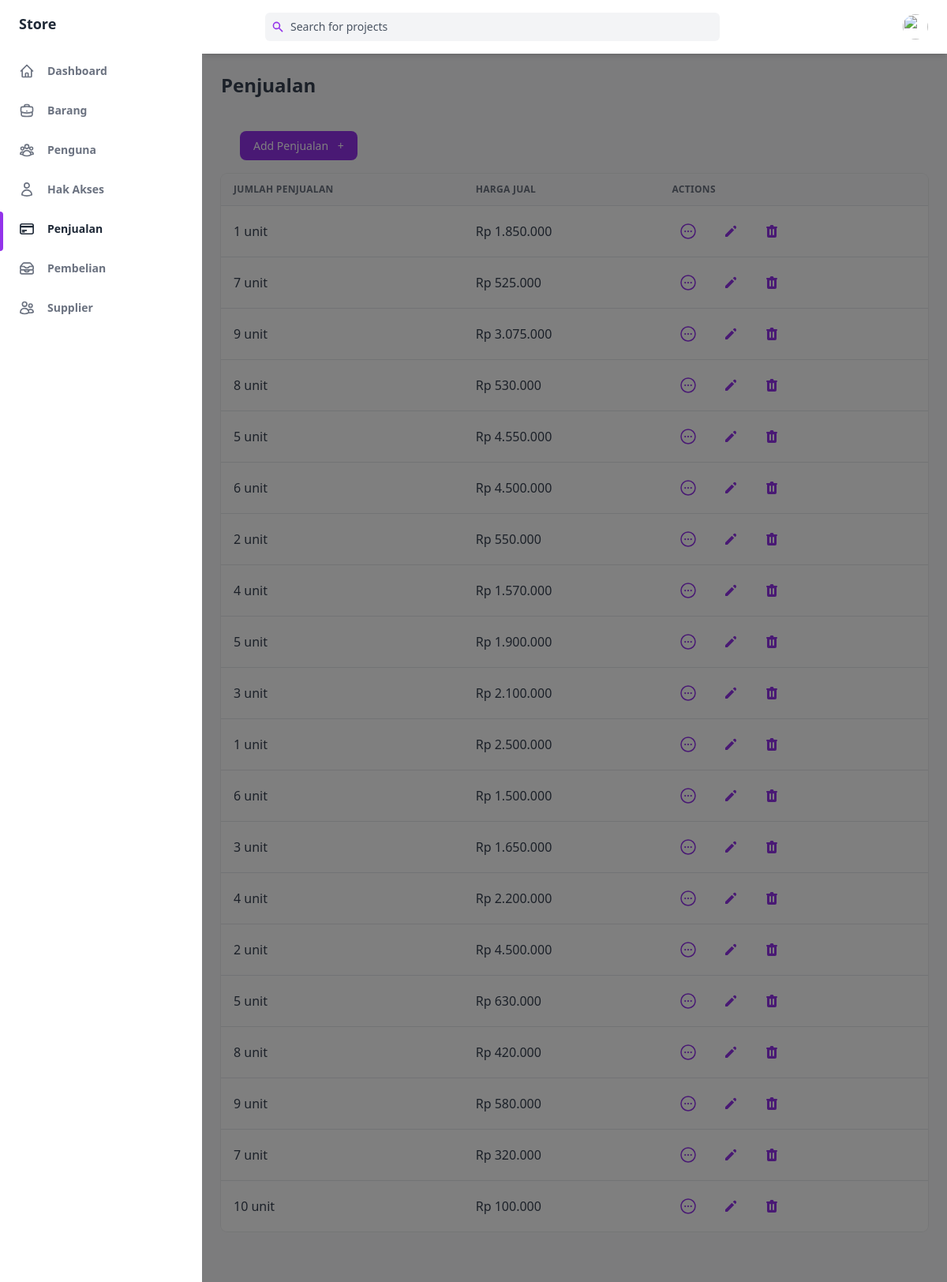
/public/penjualan, run on the app's committed database.
### tables this page shows
CREATE TABLE `Penjualan` (
  `IdPenjualan` int(50) NOT NULL,
  `JumlahPenjualan` int(200) NOT NULL,
  `HargaJual` decimal(10,2) NOT NULL,
  `IdPengguna` int(50) NOT NULL
);

### app/core/Controller.php (called while the page is built, shortened)
<?php
class Controller
{
    public function view($view, $data = [])
    {
        require_once '../app/views/' . $view . '.php';
    }
    public function model($model)
    {
        return new $model;
    }
}

### app/controllers/Penjualan.php (called while the page is built, shortened)
<?php
class Penjualan extends Controller
{
    public function index()
    {
        $data['judul'] = 'Penjualan';
        $data['penjualan'] = $this->model('penjualan_model')->getAllPenjualan();
        $this->view('penjualan/index', $data);
    }
}

### app/core/App.php (called while the page is built, shortened)
<?php
class App
{
   protected $method = 'index';
   protected $params = [];
   public function __construct()
   {
      $this->controller = new $this->controller;
      call_user_func_array([$this->controller, $this->method], $this->params);
   }
}

### public/index.php (called while the page is built, shortened)
<?php
$app = new App;

### app/core/Database.php (called while the page is built, shortened)
<?php
class Database
{
    private $host = DB_HOST;
    private $user = DB_USER;
    private $pass = DB_PASS;
    private $db_name = DB_NAME;
    private $dbh;
    private $stmt;
    public function __construct()
    {
        $dsn = 'mysql:host=' . $this->host . ';dbname=' . $this->db_name;
        $option = [
            PDO::ATTR_PERSISTENT => true,
            PDO::ATTR_ERRMODE => PDO::ERRMODE_EXCEPTION
        ];
        try {
            $this->dbh = new PDO($dsn, $this->user, $this->pass, $option);
        } catch (PDOException $error) {
            die($error->getMessage());
        }
    }
    public function query($query)
    {
        $this->stmt = $this->dbh->prepare($query);
    }
    public function execute()
    {
        $this->stmt->execute();
    }
    public function resultSet()
    {
        $this->execute();
        return $this->stmt->fetchAll(PDO::FETCH_ASSOC);
    }
}

### app/models/penjualan_model.php (called while the page is built, shortened)
<?php
class penjualan_model
{
    private $table = 'Penjualan';
    private $db;
    public function __construct()
    {
        $this->db = new Database;
    }
    public function getAllPenjualan()
    {
        $this->db->query('SELECT * FROM ' . $this->table);
        return $this->db->resultSet();
    }
}

### app/views/penjualan/index.php (the view, shortened to what this page needs)
<div class="flex h-screen bg-gray-50 dark:bg-gray-900" :class="{ 'overflow-hidden': isSideMenuOpen}">
    <aside class="z-20 flex-shrink-0 hidden w-64 overflow-y-auto bg-white dark:bg-gray-800 md:block">
        <div class="py-4 text-gray-500 dark:text-gray-400">
            <a class="ml-6 text-lg font-bold text-gray-800 dark:text-gray-200" href="#">
                Store
            </a>
            <ul class="mt-6">
                <li class="relative px-6 py-3">
                    <a class="inline-flex items-center w-full text-sm font-semibold transition-colors duration-150 hover:text-gray-800 dark:hover:text-gray-200" href="<?= ROUTE_URL ?>/home">
                        <span class="ml-4">Dashboard</span>
                    </a>
                </li>
            </ul>
            <ul>
                <li class="relative px-6 py-3">
                    <a class="inline-flex items-center w-full text-sm font-semibold transition-colors duration-150 hover:text-gray-800 dark:hover:text-gray-200" href="<?= ROUTE_URL ?>/barang">
                        <span class="ml-4">Barang</span>
                    </a>
                </li>
                <li class="relative px-6 py-3">
                    <a class="inline-flex items-center w-full text-sm font-semibold transition-colors duration-150 hover:text-gray-800 dark:hover:text-gray-200" href="<?= ROUTE_URL ?>/pengguna">
                        <span class="ml-4">Penguna</span>
                    </a>
                </li>
                <li class="relative px-6 py-3">
                    <a class="inline-flex items-center w-full text-sm font-semibold transition-colors duration-150 hover:text-gray-800 dark:hover:text-gray-200" href="<?= ROUTE_URL ?>/role">
                        <span class="ml-4">Hak Akses</span>
                    </a>
                </li>
                <li class="relative px-6 py-3">
                    <span class="absolute inset-y-0 left-0 w-1 bg-purple-600 rounded-tr-lg rounded-br-lg"></span>
                    <a class="inline-flex items-center w-full text-sm font-semibold transition-colors duration-150 text-gray-800 dark:text-gray-100 hover:text-gray-800 dark:hover:text-gray-200" href="<?= ROUTE_URL ?>/penjualan">
                        <span class="ml-4">Penjualan</span>
                    </a>
                </li>
                <li class="relative px-6 py-3">
                    <a class="inline-flex items-center w-full text-sm font-semibold transition-colors duration-150 hover:text-gray-800 dark:hover:text-gray-200" href="<?= ROUTE_URL ?>/pembelian">
                        <span class="ml-4">Pembelian</span>
                    </a>
                </li>
                <li class="relative px-6 py-3">
                    <a class="inline-flex items-center w-full text-sm font-semibold transition-colors duration-150 hover:text-gray-800 dark:hover:text-gray-200" href="<?= ROUTE_URL ?>/supplier">
                        <span class="ml-4">Supplier</span>
                    </a>
                </li>
            </ul>
        </div>
    </aside>
    <div x-show="isSideMenuOpen" x-transition:enter="transition ease-in-out duration-150" x-transition:enter-start="opacity-0" x-transition:enter-end="opacity-100" x-transition:leave="transition ease-in-out duration-150" x-transition:leave-start="opacity-100" x-transition:leave-end="opacity-0" class="fixed inset-0 z-10 flex items-end bg-black bg-opacity-50 sm:items-center sm:justify-center"></div>
    <div class="flex flex-col flex-1 w-full">
        <header class="z-10 py-4 bg-white shadow-md dark:bg-gray-800">
            <div class="container flex items-center justify-between h-full px-6 mx-auto text-purple-600 dark:text-purple-300">
                <div class="flex justify-center flex-1 lg:mr-32">
                    <div class="relative w-full max-w-xl mr-6 focus-within:text-purple-500">
                        <div class="absolute inset-y-0 flex items-center pl-2">
                            <svg class="w-4 h-4" aria-hidden="true" fill="currentColor" viewBox="0 0 20 20">
                                <path fill-rule="evenodd" d="M8 4a4 4 0 100 8 4 4 0 000-8zM2 8a6 6 0 1110.89 3.476l4.817 4.817a1 1 0 01-1.414 1.414l-4.816-4.816A6 6 0 012 8z" clip-rule="evenodd"></path>
                            </svg>
                        </div>
                        <input class="w-full pl-8 pr-2 text-sm text-gray-700 placeholder-gray-600 bg-gray-100 border-0 rounded-md dark:placeholder-gray-500 dark:focus:shadow-outline-gray dark:focus:placeholder-gray-600 dark:bg-gray-700 dark:text-gray-200 focus:placeholder-gray-500 focus:bg-white focus:border-purple-300 focus:outline-none focus:shadow-outline-purple form-input" type="text" placeholder="Search for projects" aria-label="Search" />
                    </div>
                </div>
                <ul class="flex items-center flex-shrink-0 space-x-6">
                    <li class="relative">
                        <button class="align-middle rounded-full focus:shadow-outline-purple focus:outline-none" @click="toggleProfileMenu" @keydown.escape="closeProfileMenu" aria-label="Account" aria-haspopup="true">
                            <img class="object-cover w-8 h-8 rounded-full" src="https://images.unsplash.com/photo-1502378735452-bc7d86632805?ixlib=rb-0.3.5&q=80&fm=jpg&crop=entropy&cs=tinysrgb&w=200&fit=max&s=aa3a807e1bbdfd4364d1f449eaa96d82" alt="" aria-hidden="true" />
                        </button>
                    </li>
                </ul>
            </div>
        </header>
        <main class="h-full pb-16 overflow-y-auto">
            <div class="container grid px-6 mx-auto">
                <h2 class="my-6 text-2xl font-semibold text-gray-700 dark:text-gray-200">
                    Penjualan
                </h2>
                <div class="px-6 my-6">
                    <a href="<?= ROUTE_URL ?>/penjualan/create" class="items-center justify-between px-4 py-2 text-sm font-medium leading-5 text-white transition-colors duration-150 bg-purple-600 border border-transparent rounded-lg active:bg-purple-600 hover:bg-purple-700 focus:outline-none focus:shadow-outline-purple">
                        Add Penjualan
                        <span class="ml-2" aria-hidden="true">+</span>
                    </a>
                </div>
                <div class="w-full overflow-hidden rounded-lg shadow-xs">
                    <div class="w-full overflow-x-auto">
                        <table class="w-full whitespace-no-wrap">
                            <thead>
                                <tr class="text-xs font-semibold tracking-wide text-left text-gray-500 uppercase border-b dark:border-gray-700 bg-gray-50 dark:text-gray-400 dark:bg-gray-800">
                                    <th class="px-4 py-3">Jumlah Penjualan</th>
                                    <th class="px-4 py-3">Harga Jual</th>
                                    <th class="px-4 py-3">Actions</th>
                                </tr>
                            </thead>
                            <tbody class="bg-white divide-y dark:divide-gray-700 dark:bg-gray-800">
                                <?php foreach ($data['penjualan'] as $penjualan) : ?>
                                    <tr class="text-gray-700 dark:text-gray-400">
                                        <td class="px-4 py-3"><?= $penjualan['JumlahPenjualan'] ?> unit</td>
                                        <td class="px-4 py-3">Rp <?= number_format($penjualan['HargaJual'], 0, ',', '.'); ?> </td>
                                        <td class="px-4 py-3">
                                            <div class="flex items-center space-x-4 text-sm">
                                                <a href="<?= ROUTE_URL ?>/penjualan/detail/<?= $penjualan['IdPenjualan'] ?>" class="flex items-center justify-between px-2 py-2 text-sm font-medium leading-5 text-purple-600 rounded-lg dark:text-gray-400 hover:text-gray-800 dark:hover:text-gray-200 focus:outline-none focus:shadow-outline-gray" aria-label="Edit">
                                                </a>
                                                <a href="<?= ROUTE_URL ?>/penjualan/edit/<?= $penjualan['IdPenjualan'] ?>" class="flex items-center justify-between px-2 py-2 text-sm font-medium leading-5 text-purple-600 rounded-lg dark:text-gray-400 hover:text-gray-800 dark:hover:text-gray-200 focus:outline-none focus:shadow-outline-gray" aria-label="Edit">
                                                    <svg class="w-5 h-5" aria-hidden="true" fill="currentColor" viewBox="0 0 20 20">
                                                        <path d="M13.586 3.586a2 2 0 112.828 2.828l-.793.793-2.828-2.828.793-.793zM11.379 5.793L3 14.172V17h2.828l8.38-8.379-2.83-2.828z"></path>
                                                    </svg>
                                                </a>
                                                <a href="<?= ROUTE_URL ?>/penjualan/hapus/<?= $penjualan['IdPenjualan'] ?>" class="flex items-center justify-between px-2 py-2 text-sm font-medium leading-5 text-purple-600 rounded-lg dark:text-gray-400 focus:outline-none focus:shadow-outline-gray" aria-label="Delete" onclick="return confirm('Are you sure to delete?')">
                                                </a>
                                            </div>
                                        </td>
                                    </tr>
                                <?php endforeach; ?>
                            </tbody>
                        </table>
                    </div>
                </div>
            </div>
        </main>
    </div>
</div>

### data on the page
penjualan: JumlahPenjualan "1", HargaJual "1.850.000"
penjualan: JumlahPenjualan "7", HargaJual "525.000"
penjualan: JumlahPenjualan "9", HargaJual "3.075.000"
penjualan: JumlahPenjualan "8", HargaJual "530.000"
penjualan: JumlahPenjualan "5", HargaJual "4.550.000"
penjualan: JumlahPenjualan "6", HargaJual "4.500.000"
penjualan: JumlahPenjualan "2", HargaJual "550.000"
penjualan: JumlahPenjualan "4", HargaJual "1.570.000"
penjualan: JumlahPenjualan "5", HargaJual "1.900.000"
penjualan: JumlahPenjualan "3", HargaJual "2.100.000"
penjualan: JumlahPenjualan "1", HargaJual "2.500.000"
penjualan: JumlahPenjualan "6", HargaJual "1.500.000"
penjualan: JumlahPenjualan "3", HargaJual "1.650.000"
penjualan: JumlahPenjualan "4", HargaJual "2.200.000"
penjualan: JumlahPenjualan "2", HargaJual "4.500.000"
penjualan: JumlahPenjualan "5", HargaJual "630.000"
penjualan: JumlahPenjualan "8", HargaJual "420.000"
penjualan: JumlahPenjualan "9", HargaJual "580.000"
penjualan: JumlahPenjualan "7", HargaJual "320.000"
penjualan: JumlahPenjualan "10", HargaJual "100.000"
